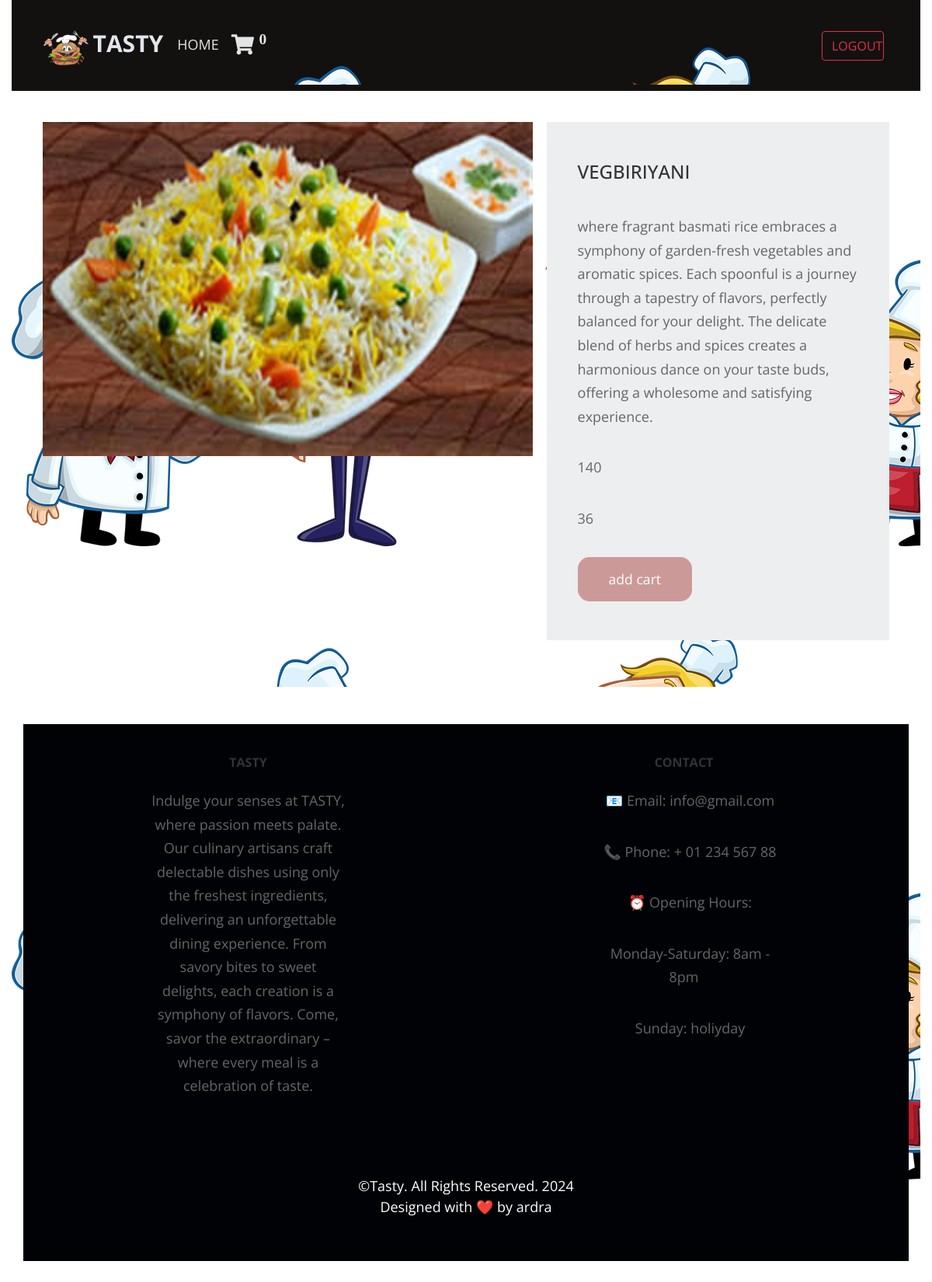
The app's page /home/vegetarian/vegbiriyani with its own data.
### homeapp/models.py (models this page shows, shortened)
class product(models.Model):
    name=models.CharField(max_length=100,unique=True)
    img=models.ImageField(upload_to='picture')
    desc=models.TextField()
    price=models.IntegerField()
    slug=models.SlugField(max_length=100,unique=True)
    category = models.ForeignKey(category, on_delete=models.CASCADE)
    stock=models.IntegerField()
    available = models.BooleanField(default=True)

### homeapp/views.py (the view)
# urls.py: path('<slug:c_slug>/<slug:p_slug>',views.proddetails,name='details'),
def proddetails(request,c_slug,p_slug):
    try:
        prod=product.objects.get(category__slug=c_slug,slug=p_slug)
    except Exception as e:
        raise e
    return render(request,'product.html',{'pr':prod})

### cartapp/context_processors.py (called while the page is built)
def count(request):
    item_count=0
    if 'admin' in request.path:
        return{}
    else:
        try:
            ct=cartlist.objects.filter(cartid=c_id(request))
            cti=items.objects.all().filter(cart=ct[:1])
            for c in cti:
                item_count+=c.quantity
        except cartlist.DoesNotExist:
            item_count=0
        return dict(itc=item_count)

### cartapp/views.py (called while the page is built)
def c_id(request):
    ct_id=request.session.session_key
    if not ct_id:
        ct_id=request.session.create()
    return ct_id

### template/product.html (shortened to what this page needs)
{% extends 'base.html' %}
{% load static %}
{% block content %}
<!DOCTYPE html>
<html lang="en">
<head>
    <link href="{% static 'pro/fontawesome/css/all.min.css' %}" rel="stylesheet" />
    <link href="{% static 'pro/css/templatemo-comparto.css' %}" rel="stylesheet" />
</head>
<body>
    <div class="container-fluid" style="padding: 40px;">
        <section class="tm-mb-1" id="about">
            <div class="tm-row tm-about-row">
                <div class="tm-section-1-l">
                    <img src="{{pr.img.url}}" alt="About image" class="tm-img-responsive" style="height: 430px;">
                </div>
                <article class="tm-section-1-r tm-bg-color-8">
                    <h2 class="tm-mb-2 tm-title-color">{{pr.name}}</h2>
                    <p>{{pr.desc}}</p>
                    <p>{{pr.price}} </p>
                    <p>{{pr.stock}}</p>
                {% if pr.stock <= 0 %}
                <h1>sorry</h1>
                {% else %}
                    <a href="{% url 'addcart' pr.id %}" class="tm-btn tm-btn-1 tm-link-to-services" style="border-radius: 15px;">add cart</a>
                    {% endif %}
                </article>
            </div>
        </section>
                </div>
</body>
</html>
{% endblock %}

### template/base.html (shortened to what this page needs)
{% load static %}
<!doctype html>
<html lang="en">
<head>
  <link rel="stylesheet" type="text/css" href="{% static 'base/css/bootstrap.css'%}" />
  <link rel="stylesheet" type="text/css"
    href="https://cdnjs.cloudflare.com/ajax/libs/OwlCarousel2/2.3.4/assets/owl.carousel.min.css" />
  <link href="https://cdn.jsdelivr.net/npm/bootstrap@5.3.3/dist/css/bootstrap.min.css" rel="stylesheet">
  <link href="https://getbootstrap.com/docs/5.3/assets/css/docs.css" rel="stylesheet">
  <link rel="stylesheet" type="text/css" href="{% static 'base/css/bootstrap.css'%}" />
  <link href="{% static 'base/css/style.css' %}" rel="stylesheet" />
  <link href="{% static 'base/css/responsive.css' %}" rel="stylesheet" />
</head>
<body>
  <nav class="navbar navbar-expand-lg " style="background-color: rgb(19, 16, 16);">
    <div class="container-fluid">
      <div class="collapse navbar-collapse" id="navbarTogglerDemo01">
        <a class="navbar-brand" href="#" style="color: #e4e4e4; padding: 10px;">
            <img src="{% static 'base/images/burger-1487481_1280.png' %}" alt="Logo" style="height: 45px;">
            <span style="font-size: 1.5em; font-weight: bold; color: #e1e6eb;">TASTY</span>
        </a>
        <ul class="navbar-nav me-auto mb-2 mb-lg-0">
          <li class="nav-item">
            <a class="nav-link" href="{% url 'home' %}" style="color: #e4e4e4;">HOME <span class="sr-only">(current)</span></a>
          </li>
          <li class="nav-item">
            <a class="nav-link" href="{% url 'cartdetail' %}" style="color: #e4e4e4;">
              <i class="fa fa-shopping-cart" style="font-size:26px">
               <SUP>{{ itc }}</SUP> </i>
            </a>
          </li>
        </ul>
        <a class="nav-link" href="{% url 'logout' %}">
          <button class="btn btn-outline-danger" style="width: 80px;">LOGOUT</button>
        </a>
      </div>
    </div>
  </nav>
  {% block content %}
  {% endblock %}
  <div class="container-fluid my-5">
    <footer
            class="text-center text-lg-start text-white"
            style="background-color: #000206"
            >
      <div class="container p-4 pb-0">
        <section class="">
          <div class="row">
            <div class="col-md-3 col-lg-3 col-xl-3 mx-auto mt-3">
              <h6 class="text-uppercase mb-4 font-weight-bold">
                TASTY
              </h6>
              <p>
                Indulge your senses at TASTY, where passion meets palate.
                 Our culinary artisans craft delectable dishes using only the freshest ingredients, delivering an unforgettable dining experience. From savory bites to sweet delights, each creation is a symphony of flavors.
                Come, savor the extraordinary – where every meal is a celebration of taste.
              </p>
            </div>
            <div class="col-md-4 col-lg-3 col-xl-3 mx-auto mt-3">
              <h6 class="text-uppercase mb-4 font-weight-bold">Contact</h6>
              <p>📧 Email: info@gmail.com</p>
              <p>📞 Phone:  + 01 234 567 88</p>
              <p> ⏰ Opening Hours:</p>
              <p> Monday-Saturday: 8am - 8pm</p>
              <p> Sunday: holiyday</p>
            </div>
          </div>
        </section>
        <hr class="my-3">
        <section class="p-3 pt-0">
          <div class="row d-flex align-items-center">
              <div class="p-3" style="justify-content: center;text-align: center; display: flex;">
                <a class="text-white" href="https://mdbootstrap.com/"
                   >  &copy;Tasty. All Rights Reserved. <script>document.write(new Date().getFullYear())</script><br>Designed with ❤️ by ardra</a
                  >
            </div>
        </section>
      </div>
    </footer>
  </div>
</body>
</html>

### static/base/css/style.css (style rules this page uses)
body { font-family: "poppins", sans-serif; color: #101010; background-color: #ffffff; }
a, a:hover, a:focus { text-decoration: none; }
.btn, .btn:focus { outline: none !important; -webkit-box-shadow: none; box-shadow: none; }
.navbar-brand { margin: 15px 0; padding: 0; }
.navbar-brand span { font-size: 28px; font-weight: bold; color: #000000; text-transform: uppercase; margin: 0; padding: 0; }
.container-fluid { background-image: url('base/images/chef-1417239_1280.png'); }

### static/base/css/responsive.css (style rules this page uses)
@media (min-width: 1200px) { .container { max-width: 1170px; } }

### static/pro/css/templatemo-comparto.css (style rules this page uses)
*, *::before, *::after { box-sizing: border-box; outline: none; }
ul, h1, h2, h3, h4, p, figure { padding: 0; margin: 0; }
body { font-family: 'Open Sans', Arial, sans-serif; font-size: 18px; overflow-x: hidden; padding-left: 15px; padding-right: 15px; margin: 0; }
h2 { font-size: 1.5rem; }
a { transition: all 0.3s ease; text-decoration: none; }
p { color: #666; line-height: 1.7; margin-bottom: 35px; }
h1, h2, h3, h4, h5, h6 { color: #333; }
.container-fluid { max-width: 1210px; margin-left: auto; margin-right: auto; }
.tm-mb-1 { margin-bottom: 20px; }
.tm-mb-2 { margin-bottom: 40px; }
.tm-bg-color-8 { background-color: #EDEEEF; }
.text-center { text-align: center; }
.tm-img-responsive { max-width: 100%; height: auto; }
.tm-section-1-l { width: 57.85%; margin-right: 1.65%; }
.tm-section-1-r { padding: 50px 40px; width: 40.5%; }
.tm-row { display: flex; }
.tm-btn { display: inline-block; padding: 15px 40px; font-size: 1.1rem; border: none; background-color: #CC9999; color: white; }
a { color: #666; }

### records on screen
product: img (picture), name "VEGBIRIYANI", desc "where fragrant basmati rice embraces a symphony of garden-fresh vegetables and aromatic spices. Each spoonful is a journey through a tapestry of flavors, perfectly balanced for your delight. The delicate blend of herbs and spices creates a harmonious dance on your taste buds, offering a wholesome and satisfying experience.", price "140", stock "36"

### other values on screen
{{ itc }} "0"
